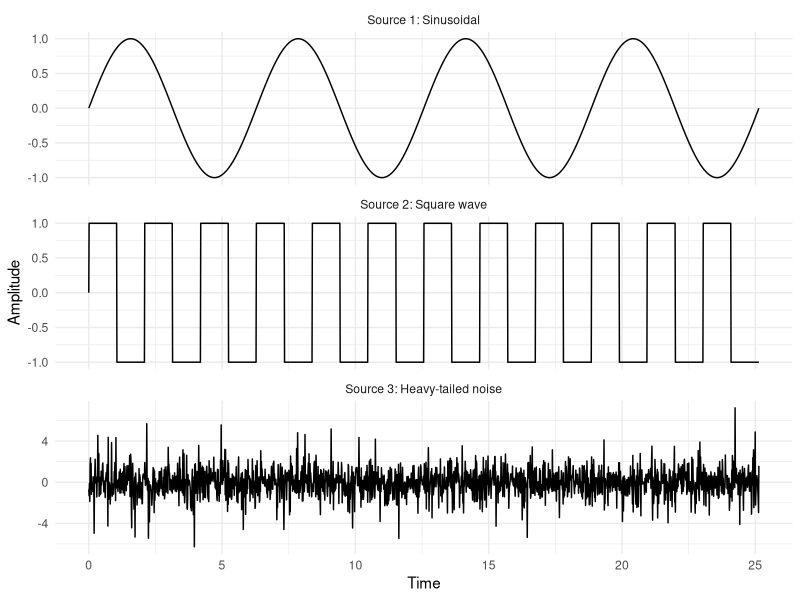
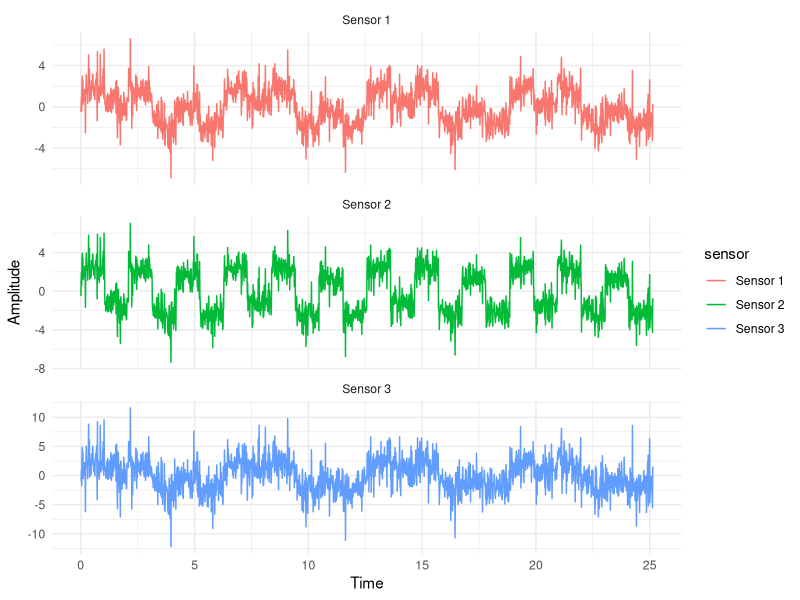
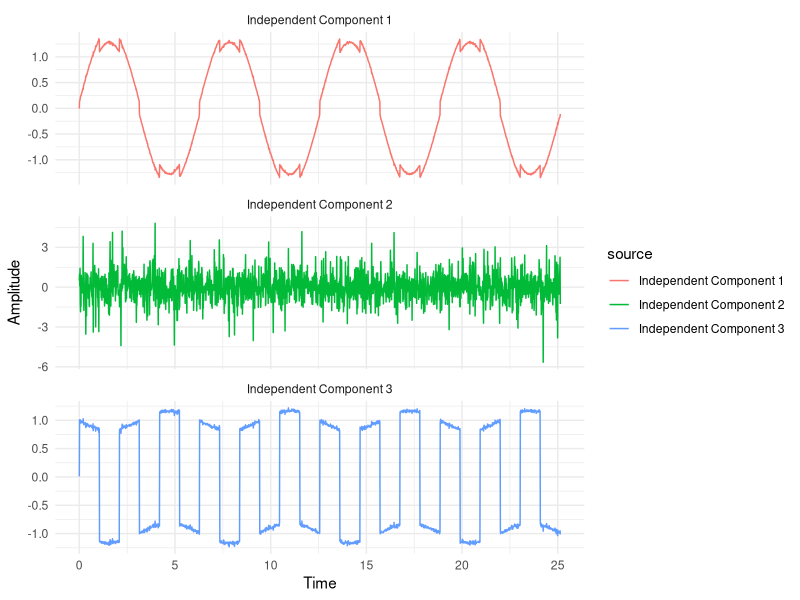

Recreate these plots in R, in order.
## ---- chunk 1
library(ggplot2)
library(fastICA)

set.seed(123)
n <- 2000
t <- seq(0, 8*pi, length.out = n)

S <- cbind(
  t,
  S1=sin(t),                 # sinusoidal
  S2=sign(sin(3 * t)),       # square wave
  S3=rt(n,df=5)                   # heavy-tailed noise
)

S_df <- as.data.frame(S)

S_long <- data.frame(
  t = S_df$t,
  value = c(S_df$S1, S_df$S2, S_df$S3),
  source = factor(
    rep(c("Source 1: Sinusoidal",
          "Source 2: Square wave",
          "Source 3: Heavy-tailed noise"),
        each = n)
  )
)
ggplot(S_long, aes(x = t, y = value)) +
  geom_line() +
  facet_wrap(~ source, ncol = 1, scales = "free_y") +
  labs(x = "Time", y = "Amplitude") +
  theme_minimal()




S <- S[, -1]  # remove time
S <- scale(S)  # standardization
# mix the sources
A <- matrix(c(1, 1, 1,
              0.5, 2, 1,
              1.5, 1, 2),
            nrow = 3, byrow = TRUE)

X <- S %*% t(A)

ggplot(data.frame(t = rep(t, 3),
                     value = c(X[,1], X[,2], X[,3]),
                     sensor = factor(
                       rep(c("Sensor 1", "Sensor 2", "Sensor 3"),
                           each = n)
                     )),
       aes(x = t, y = value, color = sensor)) +
  geom_line() +
  facet_wrap(~ sensor, ncol = 1, scales = "free_y") +
  labs(x = "Time", y = "Amplitude") +
  theme_minimal()   




# apply ICA 
ica <- fastICA(X, n.comp = 3)
Sica<-data.frame(t=t,ica$S)
Sica_long=data.frame(
  t = rep(Sica$t, 3),
  value = c(Sica$X1, Sica$X2, Sica$X3),
  source = factor(
    rep(c("Independent Component 1",
          "Independent Component 2",
          "Independent Component 3"),
        each = n)
  )
)

ggplot(Sica_long, aes(x = t, y = value, color = source)) +
  geom_line() +
  facet_wrap(~ source, ncol = 1, scales = "free_y") +
  labs(x = "Time", y = "Amplitude") +
  theme_minimal()
